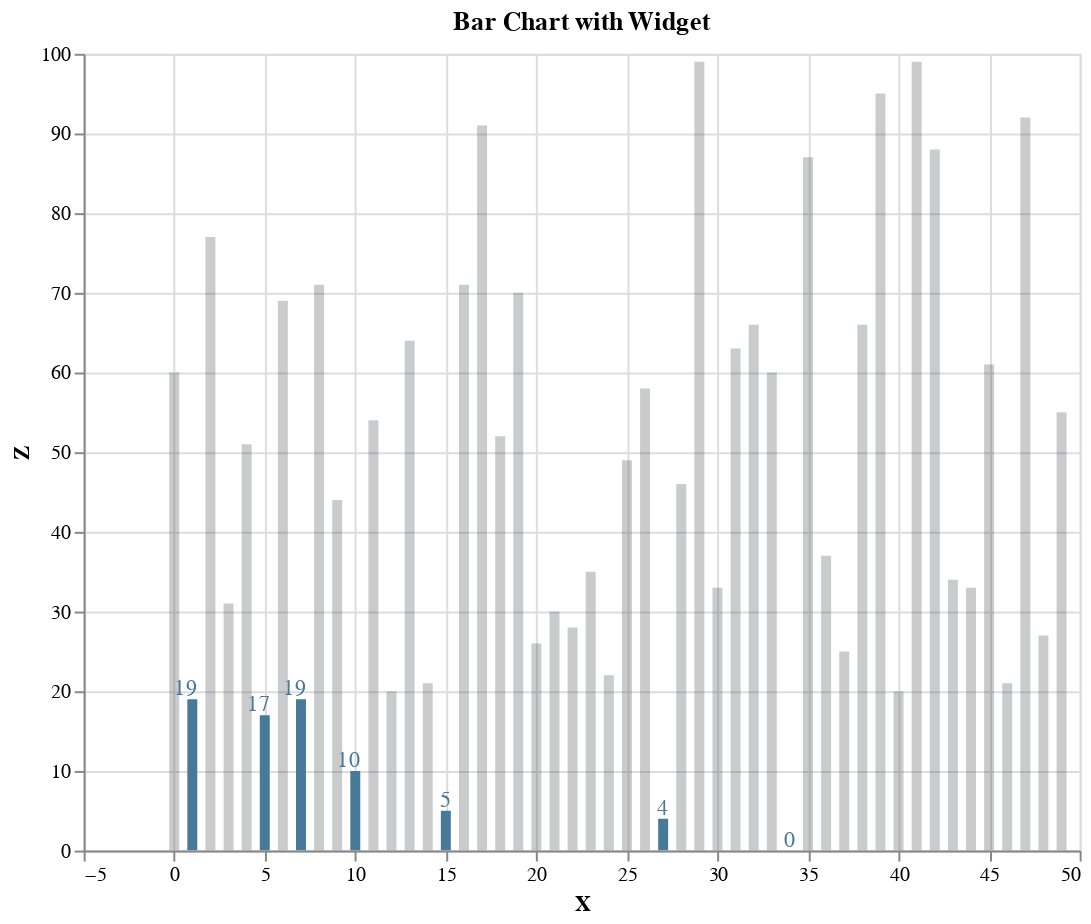

The cell this chart's notebook holds for it:
### Markdown cell above
###### Bar Chart

### Code cell
bar = (alt.Chart(df).mark_bar().encode(                                            #Create a bar chart using df dataframe
    x='X',                                                                         #X variable
    y='Z',                                                                         #Y variable is Z
    tooltip=['X','Y','Z'],                                                         #Add tooltip
    color=alt.condition(
        alt.datum.Z< 20,                                                          #Conditional formatting, threshold 20
        alt.value('#477998'), alt.value('hsla(232, 7%, 20%, 0.25)'),              #if Z < 20, Blue otherwise gray
        
    )          
).properties(width=500, height=400, title="Bar Chart with Widget"))

text = bar.mark_text(
    align='right',                                                                #add text label
    baseline='middle',                                                            #align data labels
    
    dx= 3, dy= -5                                                                 #align x & y positions of labels
).encode(
    text='Z:Q',
    color=alt.condition(
        alt.datum.Z< 20,                                                          #Conditional formatting, threshold 20
        alt.value('#477998'), alt.value('hsla(232, 7%, 20%, 0)'))                 #only show label if Z < 20, 0 is for alpha
)

bartext = (bar + text).interactive()                                             #add bar chart layer to text layer
bartext

### Figure 1 — Vega-Lite specification as saved in the notebook (floating-point values rounded to 4 significant figures)
{"config": {"view": {"continuousWidth": 400, "continuousHeight": 300}}, "layer": [{"mark": "bar", "encoding": {"color": {"condition": {"value": "#477998", "test": "(datum.Z < 20)"}, "value": "hsla(232, 7%, 20%, 0.25)"}, "tooltip": [{"type": "quantitative", "field": "X"}, {"type": "quantitative", "field": "Y"}, {"type": "quantitative", "field": "Z"}], "x": {"type": "quantitative", "field": "X"}, "y": {"type": "quantitative", "field": "Z"}}, "height": 400, "selection": {"selector014": {"type": "interval", "bind": "scales", "encodings": ["x", "y"]}}, "title": "Bar Chart with Widget", "width": 500}, {"mark": {"type": "text", "align": "right", "baseline": "middle", "dx": 3, "dy": -5}, "encoding": {"color": {"condition": {"value": "#477998", "test": "(datum.Z < 20)"}, "value": "hsla(232, 7%, 20%, 0)"}, "text": {"type": "quantitative", "field": "Z"}, "tooltip": [{"type": "quantitative", "field": "X"}, {"type": "quantitative", "field": "Y"}, {"type": "quantitative", "field": "Z"}], "x": {"type": "quantitative", "field": "X"}, "y": {"type": "quantitative", "field": "Z"}}, "height": 400, "title": "Bar Chart with Widget", "width": 500}], "data": {"name": "data-2a92a2aad2788a9669f8b00966e4e773"}, "$schema": "https://vega.github.io/schema/vega-lite/v4.8.1.json", "datasets": {"data-2a92a2aad2788a9669f8b00966e4e773": [{"X": 0, "Y": 1.0, "Z": 60.0}, {"X": 1, "Y": 1.0, "Z": 19.0}, {"X": 2, "Y": 1.0, "Z": 77.0}, {"X": 3, "Y": 2.0, "Z": 31.0}, {"X": 4, "Y": 3.0, "Z": 51.0}, {"X": 5, "Y": 3.0, "Z": 17.0}, {"X": 6, "Y": 4.0, "Z": 69.0}, {"X": 7, "Y": 4.0, "Z": 19.0}, {"X": 8, "Y": 5.0, "Z": 71.0}, {"X": 9, "Y": 6.0, "Z": 44.0}, {"X": 10, "Y": 6.0, "Z": 10.0}, {"X": 11, "Y": 7.0, "Z": 54.0}, {"X": 12, "Y": 7.0, "Z": 20.0}, {"X": 13, "Y": 8.0, "Z": 64.0}, {"X": 14, "Y": 9.0, "Z": 21.0}, {"X": 15, "Y": 9.0, "Z": 5.0}, {"X": 16, "Y": 9.0, "Z": 71.0}, {"X": 17, "Y": 10.0, "Z": 91.0}, {"X": 18, "Y": 11.0, "Z": 52.0}, {"X": 19, "Y": 11.0, "Z": 70.0}, {"X": 20, "Y": 12.0, "Z": 26.0}, {"X": 21, "Y": 13.0, "Z": 30.0}, {"X": 22, "Y": 13.0, "Z": 28.0}, {"X": 23, "Y": 14.0, "Z": 35.0}, {"X": 24, "Y": 15.0, "Z": 22.0}, {"X": 25, "Y": 15.0, "Z": 49.0}, {"X": 26, "Y": 16.0, "Z": 58.0}, {"X": 27, "Y": 16.0, "Z": 4.0}, {"X": 28, "Y": 17.0, "Z": 46.0}, {"X": 29, "Y": 17.0, "Z": 99.0}, {"X": 30, "Y": 18.0, "Z": 33.0}, {"X": 31, "Y": 19.0, "Z": 63.0}, {"X": 32, "Y": 19.0, "Z": 66.0}, {"X": 33, "Y": 19.0, "Z": 60.0}, {"X": 34, "Y": 20.0, "Z": 0.0}, {"X": 35, "Y": 20.0, "Z": 87.0}, {"X": 36, "Y": 21.0, "Z": 37.0}, {"X": 37, "Y": 22.0, "Z": 25.0}, {"X": 38, "Y": 22.0, "Z": 66.0}, {"X": 39, "Y": 22.0, "Z": 95.0}, {"X": 40, "Y": 23.0, "Z": 20.0}, {"X": 41, "Y": 23.0, "Z": 99.0}, {"X": 42, "Y": 24.0, "Z": 88.0}, {"X": 43, "Y": 24.0, "Z": 34.0}, {"X": 44, "Y": 25.0, "Z": 33.0}, {"X": 45, "Y": 25.0, "Z": 61.0}, {"X": 46, "Y": 26.0, "Z": 21.0}, {"X": 47, "Y": 26.0, "Z": 92.0}, {"X": 48, "Y": 27.0, "Z": 27.0}, {"X": 49, "Y": 27.0, "Z": 55.0}]}}
